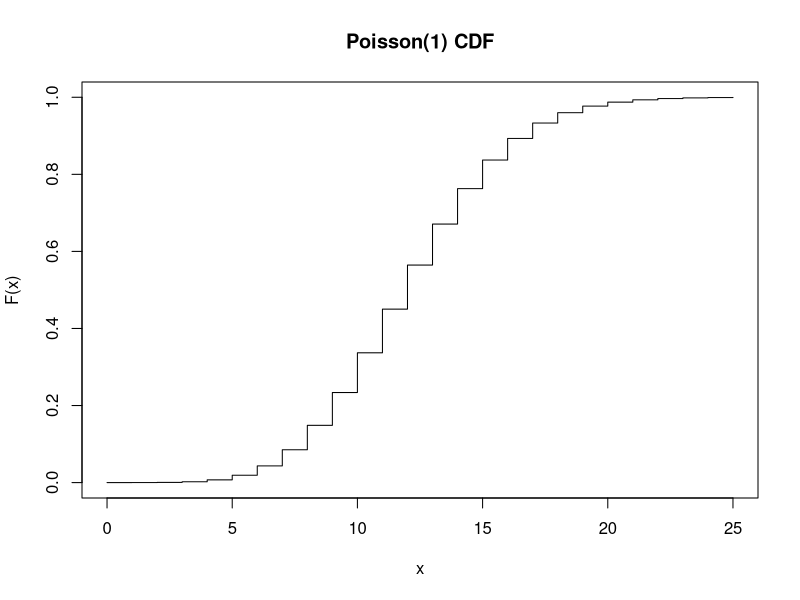
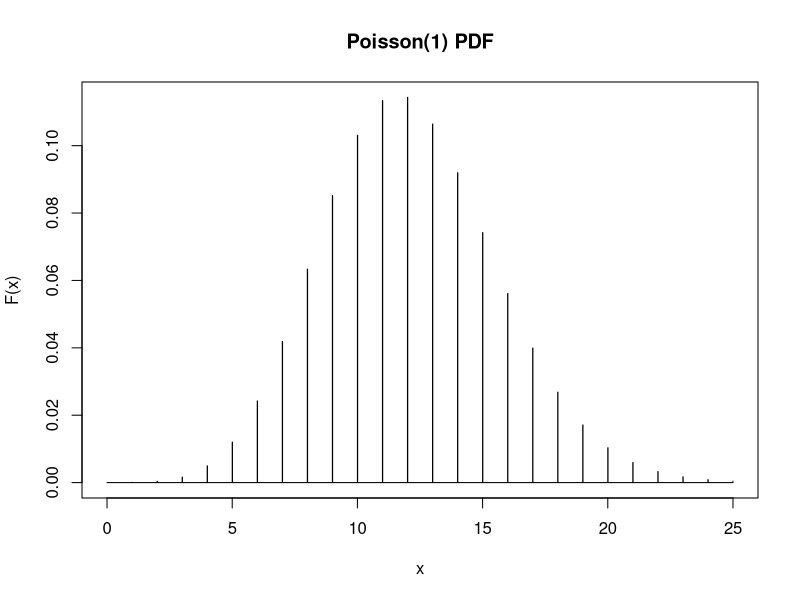

The R script that drew these images, in order:
# ------------------------------------------------------------------------------------------------
# Title:  Verteilung
# Autor:  Dominik Peter
# Date:   2016-12-11
# ------------------------------------------------------------------------------------------------

rm(list=ls())

# ------------------------------------------------------------------------------------------------
# Binominalverteilung
# ------------------------------------------------------------------------------------------------
# Problem: Die Wahrscheinlichkeit, dass man im Roulette bei einmaligem Setzen auf „rot“ gewinnt, ist p = 18/37 = 0.486.
# Definieren wir mit x jene Anzahl der Spiele, bei denen man bei fünfmaligem Setzen auf „rot“ gewinnt.
# Wie gross ist bei fünfmaligem Setzen auf „rot“ die Wahrscheinlichkeit, dass man öfter gewinnt als verliert?

# Wie gross ist bei fünfmaligem Setzen auf „rot“ die
# Wahrscheinlichkeit, dass man öfter gewinnt als verliert?

# X∼B(5,18/37)

round(pbinom(q = 2, size = 5, prob = 18/37, lower.tail = FALSE), 3)


# Welche Anzahl der Gewinne wird in 90% der Fälle höchstens erreicht?
qbinom(0.9, size = 5, prob = 18/37, lower.tail = TRUE)



# ------------------------------------------------------------------------------------------------
# Poissonverteilung
# ------------------------------------------------------------------------------------------------
# Problem: Das Restaurant Fat’s Pizza führt Buch über die Anzahl an Gästen,
# die das Restaurant betreten. Laut der Aufzeichnungen ist der Erwartungswert μ = 12,1
# zwischen 20:00 und 22:00 Uhr. Bestimmen Sie mit der Poisson-Verteilung die Wahrscheinlichkeit,
# dass zwischen 20 Uhr und 22 Uhr folgende Szenarien auftauchen:

lambda <- 12.1

# Plot zum Verständnis
# #CDF
x <- seq(0, 25, 0.01)
plot(x, ppois(x,lambda), type = "s", ylab = "F(x)", main = "Poisson(1) CDF")
# 
# #PDF
x <- seq(0, 25, 0.01)
plot(x, dpois(x,lambda), type = "s", ylab = "F(x)", main = "Poisson(1) PDF")


# Es sind genau 8 Gäste im Restaurant.
round(dpois(8, lambda = lambda), 3)

# Es sind höchstens 10 Gäste im Restaurant.
round(ppois(10, lambda = lambda), 3)


# Es sind zwischen 9 und 15 Gäste im Restaurant.
lower_tail <- ppois(8, lambda = lambda) 
upper_tail <- ppois(15, lambda = lambda, lower.tail = FALSE)
round(1 - (lower_tail + upper_tail), 3)

# Es sind mindestens 11 Gäste anwesend.
round(ppois(10, lambda = lambda, lower.tail = FALSE), 3)


# ------------------------------------------------------------------------------------------------
# Stetige Gleichverteilung
# ------------------------------------------------------------------------------------------------
# Problem: Sie haben heute um 9 Uhr ein wichtige Meeting,
# aber Sie verschlafen und wachen erst um 8:30 Uhr auf.
# Um 8:40 rennen Sie aus der Tür, auf dem Weg ins Büro.
# Sie brauchen 6 Minuten zur Bushaltestelle. Dann warten Sie auf den Bus,
# der morgens alle fünf Minuten kommt, die Wartezeit in Minuten ist gleichverteilt
# zwischen 0 und 5. Je nach Verkehrslage braucht der Bus nun noch einmal (gleichverteilt)
# 10 bis 15 Minuten bis ins Büro.

# Welche Verteilung hat die Zufallsvariable X, welche die gesamte Pendelzeit von Haustür bis ins Büro beschreibt?

min_zeit <- 6+0+10 #6 Minuten bis zum Bus, 0 Minuten Warten, 10 Minuten Reisezeit
max_zeit <- 6+5+15 #6 Minuten bis zum Bus, 5 Minutan Warten, 15 Minuten Reisezeit

# Die Reisezeit ist Gleichverteilt mit a = 16 und b = 26
# X∼U(16,26)

# Mit welcher Wahrscheinlichkeit schaffen Sie es noch rechtzeitig ins Büro?

# ℙ(X≤20)
round(punif(20, min = min_zeit, max = max_zeit), 3)



# ------------------------------------------------------------------------------------------------
# Exponentialverteilung
# ------------------------------------------------------------------------------------------------
# Problem: In einer vierwöchigen Datenerhebung missen Sie die Länge
# der Telefongespräche, die Sie auf Ihrem Handy führen. Sie finden
# heraus, dass die Dauer der Gespräche (in Minuten) einer
# Exponentialverteilung folgt, und Ihre Gespräche im Erwartungswert
# 3 Minuten lang sind.

# Welche Verteilung hat die Zufallsvariable X, welche die Dauer der
# Telefongespräche in Minuten beschreibt?

# Sie ist Exponetialverteilt mit dem Erwartungswert:
# 𝔼(X)=1/λ wobei λ = 3,  𝔼(X)=1/3


# Das Telefon klingelt. Wie gross ist die Wahrscheinlichkeit, dass
# dieses Gespräch höchstens eine Minute dauert?
rate <- 1/3
p <- pexp(1, rate = rate)
round(p, 3)

# Wie gross ist die Wahrscheinlichkeit, dass das Gespräch länger
# als eine Minute dauert?
# round(1-p, 3)
round(pexp(1, rate = rate, lower.tail = FALSE), 3)

# Mit welcher Wahrscheinlichkeit dauert das Gespräch zwischen
# einer und drei Minuten?

lower_tail <- pexp(1, rate = rate)
upper_tail <- pexp(3, rate = rate, lower.tail = FALSE)
round(1-(lower_tail + upper_tail), 3)


# Berechnen Sie das 25%-Quantil dieser Verteilung.
round(qexp(0.25, rate = rate), 3)

# und interpretieren 
# Das 25%-Quantil ist die Dauer in Minuten, 
# die von den kürzesten 25% der Telefonate nicht überschritten wird.
# Es dauern also 25% der Telefonate weniger als 0.863 Minuten.



# ------------------------------------------------------------------------------------------------
# Normalverteilung
# ------------------------------------------------------------------------------------------------
# Problem: In einer Fabrik werden Tüten mit Kartoffelchips befüllt. Das durchschnittliche Gewicht der
# Tüten soll nach den Angaben des Werkes 200 g betragen. Da die Tüten maschinell befüllt werden,
# wird dieser Wert nur mit einer Standardabweichung von 4 g eingehalten. Mit welcher Wahrscheinlichkeit
# werden Tüten abgefüllt, deren Gewicht...

# um weniger als 2 g vom Mittelwert abweicht?
m <- 200
toleranz <- c(m-2, m+2)
toleranz
sd <- 4

tails <- pnorm(toleranz, mean = m, sd = sd)
tails

round(diff(tails), 3)

# diff(pnorm(c(-1, 1))) # zum verständnis, sollte ~68% geben

# über 205 g liegt?
round(pnorm(205, mean = m, sd = sd, lower.tail = FALSE), 3)

# Welches Gewicht wird von 95% der Tüten überschritten?
round(qnorm(.95, mean = m, sd = sd, lower.tail = FALSE), 3)

# ------------------------------------------------------------------------------------------------
# Chi-Quadrat-Verteilung
# ------------------------------------------------------------------------------------------------
# Problem: Mit welcher Wahrscheinlichkeit liegt der Wert einer χ2-Verteilung 
# mit df = 11 über 15?
round(pchisq(15, df = 11, lower.tail = FALSE), 3)


# ------------------------------------------------------------------------------------------------
# Studentsche t-Verteilung
# ------------------------------------------------------------------------------------------------
# Problem: Mit welcher Wahrscheinlichkeit liegt der Wert der Studentschen t-Verteilung
# unter −0.5, respektive unter 1? Der Freiheitsgrad sei 7.

#unter -05
round(pt(-0.5, df = 7), 3)

#unter 1
round(pt(1, df = 7), 3)






